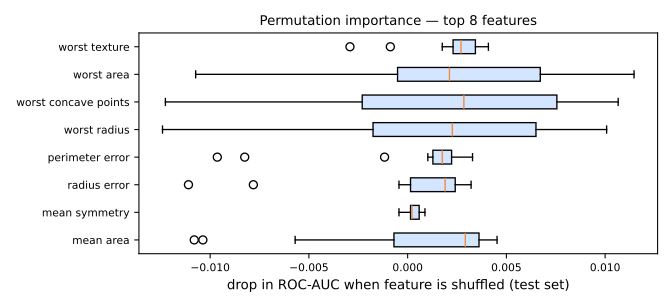

Python code for this plot:
import matplotlib.pyplot as plt
import numpy as np
from io import StringIO
from sklearn.datasets import load_breast_cancer
from sklearn.ensemble import RandomForestClassifier
from sklearn.inspection import permutation_importance
from sklearn.model_selection import train_test_split

data = load_breast_cancer()
X_tr, X_te, y_tr, y_te = train_test_split(data.data, data.target,
                                          test_size=0.3, stratify=data.target,
                                          random_state=0)
rf = RandomForestClassifier(n_estimators=200, random_state=0).fit(X_tr, y_tr)

imp = permutation_importance(rf, X_te, y_te, n_repeats=15, random_state=0,
                             scoring='roc_auc')
order = imp.importances_mean.argsort()[-8:]

fig, ax = plt.subplots(figsize=(7, 3.2))
ax.boxplot(imp.importances[order].T, orientation='horizontal',
           tick_labels=np.array(data.feature_names)[order],
           patch_artist=True,
           boxprops=dict(facecolor='#d3e5ff'), medianprops=dict(color='#f0883e'))
ax.set_xlabel('drop in ROC-AUC when feature is shuffled (test set)')
ax.set_title('Permutation importance — top 8 features', fontsize=10)
ax.tick_params(labelsize=8)

plt.tight_layout()

buffer = StringIO()
plt.savefig(buffer, format="svg", transparent=True)
print(buffer.getvalue())

plt.close()
